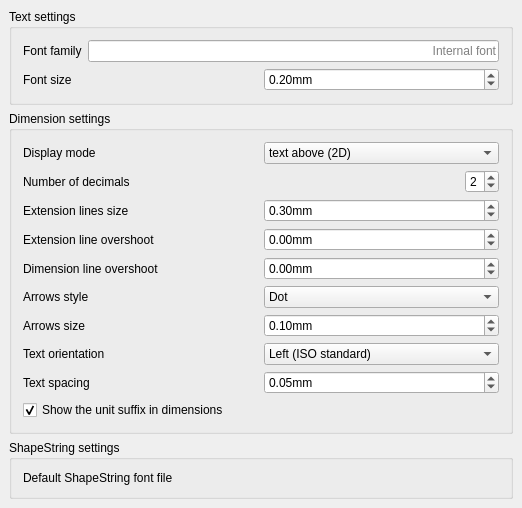
<?xml version="1.0" encoding="UTF-8"?>
<ui version="4.0">
 <class>Gui::Dialog::DlgSettingsDraft</class>
 <widget class="QWidget" name="Gui::Dialog::DlgSettingsDraft">
  <property name="geometry">
   <rect>
    <x>0</x>
    <y>0</y>
    <width>522</width>
    <height>473</height>
   </rect>
  </property>
  <property name="windowTitle">
   <string>Texts and dimensions</string>
  </property>
  <layout class="QVBoxLayout">
   <property name="spacing">
    <number>6</number>
   </property>
   <property name="margin">
    <number>9</number>
   </property>
   <item>
    <widget class="QGroupBox" name="groupBox">
     <property name="title">
      <string>Text settings</string>
     </property>
     <layout class="QVBoxLayout" name="verticalLayout_3">
      <item>
       <layout class="QHBoxLayout" name="horizontalLayout">
        <item>
         <widget class="QLabel" name="label_5">
          <property name="text">
           <string>Font family</string>
          </property>
         </widget>
        </item>
        <item>
         <widget class="Gui::PrefLineEdit" name="gui::preflineedit">
          <property name="minimumSize">
           <size>
            <width>200</width>
            <height>0</height>
           </size>
          </property>
          <property name="toolTip">
           <string>This is the default font name for all Draft texts and dimensions.
It can be a font name such as &quot;Arial&quot;, a default style such as &quot;sans&quot;, &quot;serif&quot;
or &quot;mono&quot;, or a family such as &quot;Arial,Helvetica,sans&quot; or a name with a style
such as &quot;Arial:Bold&quot;</string>
          </property>
          <property name="text">
           <string/>
          </property>
          <property name="alignment">
           <set>Qt::AlignRight|Qt::AlignTrailing|Qt::AlignVCenter</set>
          </property>
          <property name="placeholderText">
           <string>Internal font</string>
          </property>
          <property name="prefEntry" stdset="0">
           <cstring>textfont</cstring>
          </property>
          <property name="prefPath" stdset="0">
           <cstring>Mod/Draft</cstring>
          </property>
         </widget>
        </item>
       </layout>
      </item>
      <item>
       <layout class="QHBoxLayout" name="horizontalLayout_6">
        <item>
         <widget class="QLabel" name="label_20">
          <property name="text">
           <string>Font size</string>
          </property>
         </widget>
        </item>
        <item>
         <widget class="Gui::PrefDoubleSpinBox" name="gui::prefdoublespinbox_2">
          <property name="maximumSize">
           <size>
            <width>16777215</width>
            <height>16777215</height>
           </size>
          </property>
          <property name="toolTip">
           <string>Default height for texts and dimensions</string>
          </property>
          <property name="suffix">
           <string>mm</string>
          </property>
          <property name="maximum">
           <double>9999.989999999999782</double>
          </property>
          <property name="value">
           <double>0.200000000000000</double>
          </property>
          <property name="prefEntry" stdset="0">
           <cstring>textheight</cstring>
          </property>
          <property name="prefPath" stdset="0">
           <cstring>Mod/Draft</cstring>
          </property>
         </widget>
        </item>
       </layout>
      </item>
     </layout>
    </widget>
   </item>
   <item>
    <widget class="QGroupBox" name="groupBox_2">
     <property name="title">
      <string>Dimension settings</string>
     </property>
     <layout class="QVBoxLayout" name="verticalLayout">
      <item>
       <layout class="QHBoxLayout" name="horizontalLayout_9">
        <item>
         <widget class="QLabel" name="label_21">
          <property name="text">
           <string>Display mode</string>
          </property>
         </widget>
        </item>
        <item>
         <widget class="Gui::PrefComboBox" name="gui::prefcombobox_4">
          <property name="minimumSize">
           <size>
            <width>120</width>
            <height>0</height>
           </size>
          </property>
          <property name="prefEntry" stdset="0">
           <cstring>dimstyle</cstring>
          </property>
          <property name="prefPath" stdset="0">
           <cstring>Mod/Draft</cstring>
          </property>
          <item>
           <property name="text">
            <string>text above (2D)</string>
           </property>
          </item>
          <item>
           <property name="text">
            <string> text inside (3D)</string>
           </property>
          </item>
         </widget>
        </item>
       </layout>
      </item>
      <item>
       <layout class="QHBoxLayout" name="horizontalLayout_7">
        <item>
         <widget class="QLabel" name="label_19">
          <property name="text">
           <string>Number of decimals</string>
          </property>
         </widget>
        </item>
        <item>
         <spacer name="horizontalSpacer_2">
          <property name="orientation">
           <enum>Qt::Horizontal</enum>
          </property>
          <property name="sizeHint" stdset="0">
           <size>
            <width>40</width>
            <height>20</height>
           </size>
          </property>
         </spacer>
        </item>
        <item>
         <widget class="Gui::PrefSpinBox" name="gui::prefspinbox_5">
          <property name="maximum">
           <number>8</number>
          </property>
          <property name="value">
           <number>2</number>
          </property>
          <property name="prefEntry" stdset="0">
           <cstring>dimPrecision</cstring>
          </property>
          <property name="prefPath" stdset="0">
           <cstring>Mod/Draft</cstring>
          </property>
         </widget>
        </item>
       </layout>
      </item>
      <item>
       <layout class="QHBoxLayout" name="horizontalLayout_2">
        <item>
         <widget class="QLabel" name="label_18">
          <property name="text">
           <string>Extension lines size</string>
          </property>
         </widget>
        </item>
        <item>
         <widget class="Gui::PrefDoubleSpinBox" name="gui::prefdoublespinbox_4">
          <property name="toolTip">
           <string>The default size of dimensions extension lines</string>
          </property>
          <property name="suffix">
           <string>mm</string>
          </property>
          <property name="minimum">
           <double>-9999.989999999999782</double>
          </property>
          <property name="maximum">
           <double>9999.989999999999782</double>
          </property>
          <property name="value">
           <double>0.300000000000000</double>
          </property>
          <property name="prefEntry" stdset="0">
           <cstring>extlines</cstring>
          </property>
          <property name="prefPath" stdset="0">
           <cstring>Mod/Draft</cstring>
          </property>
         </widget>
        </item>
       </layout>
      </item>
      <item>
       <layout class="QHBoxLayout" name="horizontalLayout_extovershoot">
        <item>
         <widget class="QLabel" name="label_extovershoot">
          <property name="text">
           <string>Extension line overshoot</string>
          </property>
         </widget>
        </item>
        <item>
         <widget class="Gui::PrefDoubleSpinBox" name="gui::prefdoublespinbox_extovershoot">
          <property name="toolTip">
           <string>The default length of extension line above dimension line</string>
          </property>
          <property name="suffix">
           <string>mm</string>
          </property>
          <property name="minimum">
           <double>-9999.989999999999782</double>
          </property>
          <property name="maximum">
           <double>9999.989999999999782</double>
          </property>
          <property name="value">
           <double>0.000000000000000</double>
          </property>
          <property name="prefEntry" stdset="0">
           <cstring>extovershoot</cstring>
          </property>
          <property name="prefPath" stdset="0">
           <cstring>Mod/Draft</cstring>
          </property>
         </widget>
        </item>
       </layout>
      </item>
      <item>
       <layout class="QHBoxLayout" name="horizontalLayout_dimovershoot">
        <item>
         <widget class="QLabel" name="label_dimovershoot">
          <property name="text">
           <string>Dimension line overshoot</string>
          </property>
         </widget>
        </item>
        <item>
         <widget class="Gui::PrefDoubleSpinBox" name="gui::prefdoublespinbox_dimovershoot">
          <property name="toolTip">
           <string>The default distance the dimension line is extended past extension lines</string>
          </property>
          <property name="suffix">
           <string>mm</string>
          </property>
          <property name="minimum">
           <double>-9999.989999999999782</double>
          </property>
          <property name="maximum">
           <double>9999.989999999999782</double>
          </property>
          <property name="value">
           <double>0.000000000000000</double>
          </property>
          <property name="prefEntry" stdset="0">
           <cstring>dimovershoot</cstring>
          </property>
          <property name="prefPath" stdset="0">
           <cstring>Mod/Draft</cstring>
          </property>
         </widget>
        </item>
       </layout>
      </item>
      <item>
       <layout class="QHBoxLayout" name="horizontalLayout_14">
        <item>
         <widget class="QLabel" name="label">
          <property name="text">
           <string>Arrows style</string>
          </property>
         </widget>
        </item>
        <item>
         <widget class="Gui::PrefComboBox" name="gui::prefcombobox">
          <property name="prefEntry" stdset="0">
           <cstring>dimsymbol</cstring>
          </property>
          <property name="prefPath" stdset="0">
           <cstring>Mod/Draft</cstring>
          </property>
          <item>
           <property name="text">
            <string>Dot</string>
           </property>
          </item>
          <item>
           <property name="text">
            <string>Circle</string>
           </property>
          </item>
          <item>
           <property name="text">
            <string>Arrow</string>
           </property>
          </item>
          <item>
           <property name="text">
            <string>Tick</string>
           </property>
          </item>
          <item>
           <property name="text">
            <string>Tick-2</string>
           </property>
          </item>
         </widget>
        </item>
       </layout>
      </item>
      <item>
       <layout class="QHBoxLayout" name="horizontalLayout_3">
        <item>
         <widget class="QLabel" name="label_9">
          <property name="text">
           <string>Arrows size</string>
          </property>
         </widget>
        </item>
        <item>
         <widget class="Gui::PrefDoubleSpinBox" name="gui::prefdoublespinbox">
          <property name="toolTip">
           <string>The default size of arrows</string>
          </property>
          <property name="suffix">
           <string>mm</string>
          </property>
          <property name="maximum">
           <double>9999.989999999999782</double>
          </property>
          <property name="value">
           <double>0.100000000000000</double>
          </property>
          <property name="prefEntry" stdset="0">
           <cstring>arrowsize</cstring>
          </property>
          <property name="prefPath" stdset="0">
           <cstring>Mod/Draft</cstring>
          </property>
         </widget>
        </item>
       </layout>
      </item>
      <item>
       <layout class="QHBoxLayout" name="horizontalLayout_16">
        <item>
         <widget class="QLabel" name="label_14">
          <property name="text">
           <string>Text orientation</string>
          </property>
         </widget>
        </item>
        <item>
         <widget class="Gui::PrefComboBox" name="gui::prefcombobox_3">
          <property name="toolTip">
           <string>This is the orientation of the dimension texts when those dimensions are vertical. Default is left, which is the ISO standard.</string>
          </property>
          <property name="prefEntry" stdset="0">
           <cstring>dimorientation</cstring>
          </property>
          <property name="prefPath" stdset="0">
           <cstring>Mod/Draft</cstring>
          </property>
          <item>
           <property name="text">
            <string>Left (ISO standard)</string>
           </property>
          </item>
          <item>
           <property name="text">
            <string>Right</string>
           </property>
          </item>
         </widget>
        </item>
       </layout>
      </item>
      <item>
       <layout class="QHBoxLayout" name="horizontalLayout_4">
        <item>
         <widget class="QLabel" name="label_12">
          <property name="text">
           <string>Text spacing</string>
          </property>
         </widget>
        </item>
        <item>
         <widget class="Gui::PrefDoubleSpinBox" name="gui::prefdoublespinbox_5">
          <property name="toolTip">
           <string>The space between the dimension line and the dimension text</string>
          </property>
          <property name="suffix">
           <string>mm</string>
          </property>
          <property name="maximum">
           <double>9999.989999999999782</double>
          </property>
          <property name="value">
           <double>0.050000000000000</double>
          </property>
          <property name="prefEntry" stdset="0">
           <cstring>dimspacing</cstring>
          </property>
          <property name="prefPath" stdset="0">
           <cstring>Mod/Draft</cstring>
          </property>
         </widget>
        </item>
       </layout>
      </item>
      <item>
       <layout class="QHBoxLayout" name="horizontalLayout_5">
        <item>
         <widget class="Gui::PrefCheckBox" name="checkBox">
          <property name="text">
           <string>Show the unit suffix in dimensions</string>
          </property>
          <property name="checked">
           <bool>true</bool>
          </property>
          <property name="prefEntry" stdset="0">
           <cstring>showUnit</cstring>
          </property>
          <property name="prefPath" stdset="0">
           <cstring>Mod/Draft</cstring>
          </property>
         </widget>
        </item>
       </layout>
      </item>
     </layout>
    </widget>
   </item>
   <item>
    <widget class="QGroupBox" name="groupBox_3">
     <property name="title">
      <string>ShapeString settings</string>
     </property>
     <layout class="QVBoxLayout" name="verticalLayout_2">
      <item>
       <layout class="QHBoxLayout" name="horizontalLayout_23">
        <item>
         <widget class="QLabel" name="label_24">
          <property name="text">
           <string>Default ShapeString font file</string>
          </property>
         </widget>
        </item>
        <item>
         <widget class="Gui::PrefFileChooser" name="gui::preffilechooser">
          <property name="minimumSize">
           <size>
            <width>300</width>
            <height>0</height>
           </size>
          </property>
          <property name="toolTip">
           <string>Select a font file</string>
          </property>
          <property name="prefEntry" stdset="0">
           <cstring>FontFile</cstring>
          </property>
          <property name="prefPath" stdset="0">
           <cstring>Mod/Draft</cstring>
          </property>
         </widget>
        </item>
       </layout>
      </item>
     </layout>
    </widget>
   </item>
   <item>
    <spacer name="verticalSpacer">
     <property name="orientation">
      <enum>Qt::Vertical</enum>
     </property>
     <property name="sizeHint" stdset="0">
      <size>
       <width>20</width>
       <height>40</height>
      </size>
     </property>
    </spacer>
   </item>
  </layout>
 </widget>
 <layoutdefault spacing="6" margin="11"/>
 <pixmapfunction>qPixmapFromMimeSource</pixmapfunction>
 <customwidgets>
  <customwidget>
   <class>Gui::FileChooser</class>
   <extends>QWidget</extends>
   <header>Gui/FileDialog.h</header>
  </customwidget>
  <customwidget>
   <class>Gui::PrefFileChooser</class>
   <extends>Gui::FileChooser</extends>
   <header>Gui/PrefWidgets.h</header>
  </customwidget>
  <customwidget>
   <class>Gui::PrefSpinBox</class>
   <extends>QSpinBox</extends>
   <header>Gui/PrefWidgets.h</header>
  </customwidget>
  <customwidget>
   <class>Gui::PrefCheckBox</class>
   <extends>QCheckBox</extends>
   <header>Gui/PrefWidgets.h</header>
  </customwidget>
  <customwidget>
   <class>Gui::PrefComboBox</class>
   <extends>QComboBox</extends>
   <header>Gui/PrefWidgets.h</header>
  </customwidget>
  <customwidget>
   <class>Gui::PrefLineEdit</class>
   <extends>QLineEdit</extends>
   <header>Gui/PrefWidgets.h</header>
  </customwidget>
  <customwidget>
   <class>Gui::PrefDoubleSpinBox</class>
   <extends>QDoubleSpinBox</extends>
   <header>Gui/PrefWidgets.h</header>
  </customwidget>
 </customwidgets>
 <resources/>
 <connections/>
</ui>
